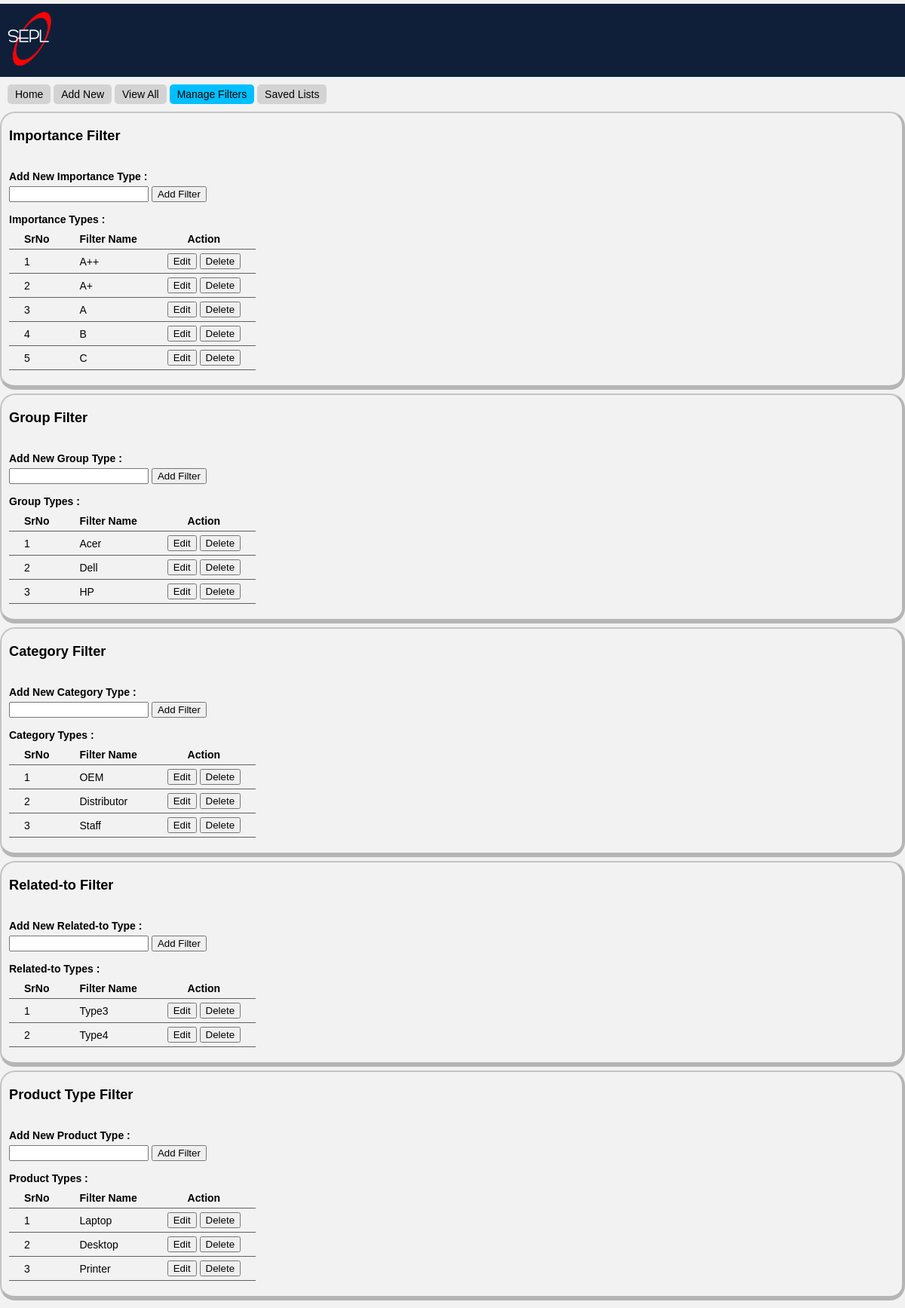
The app's page /managefilters.php with its own data.
### tables this page shows
CREATE TABLE `importance_type` (
  `id` int(11) NOT NULL,
  `name` varchar(255) NOT NULL DEFAULT ''
);

CREATE TABLE `group_type` (
  `id` int(11) NOT NULL,
  `name` varchar(255) NOT NULL
);

CREATE TABLE `category_type` (
  `id` int(11) NOT NULL,
  `name` varchar(255) NOT NULL
);

CREATE TABLE `related_to` (
  `id` int(11) NOT NULL,
  `name` varchar(255) NOT NULL
);

CREATE TABLE `product_type` (
  `id` int(11) NOT NULL,
  `name` varchar(255) NOT NULL
);

### managefilters.php (the view, shortened to what the rows shown need)
<?php
    include "include/config.php";
?>
<!DOCTYPE html>
<html>
<head>
  <?php include "include/headsection.php"; ?>
</head>
<body>
    <section class="body-section-main">
      <div class="section-wrapper">
        <div class="section-content">
          <div class="filter-list-wrapper">
            <table id="importance-table" class="filter-table tablesorter" cellpadding="0" cellspacing="0">
              <thead>
            <tr>
              <th>SrNo</th>
              <th>Filter Name</th>
              <th>Action</th>
            </tr>
            </thead>
            <tbody>
            <?php
                  $sqlgetimportance = "select * from importance_type";
                  $rowgetimportance = mysqli_query($con, $sqlgetimportance);
                  if (mysqli_num_rows($rowgetimportance) > 0)
                  {
                    $i = 0;
                    while ($i <= ($resgetimportance = mysqli_fetch_array($rowgetimportance)))
                    {
                  ?>
                      <tr>
                        <td><?php echo $i+1; ?></td>
                        <td>
                          <div class="filter-name" id="imp-filter-name-<?php echo $resgetimportance['id']; ?>">
                            <?php echo $resgetimportance["name"]; ?>
                          </div>
                        </td>
                        <td>
                          <button
                            class="edit-importance-btn action-btn"
                            id="edit-importance-<?php echo $resgetimportance['id']; ?>"
                            data-id="<?php echo $resgetimportance['id']; ?>"
                            data-input-wrapper-id="imp-filter-name-edit-input-<?php echo $resgetimportance['id']; ?>"
                            data-filter-name-id="imp-filter-name-<?php echo $resgetimportance['id']; ?>"
                          >
                            Edit
                          </button>
                          <button
                            class="delete-importance-btn action-btn"
                            id="delete-importance-<?php echo $resgetimportance['id']; ?>"
                            data-id="<?php echo $resgetimportance['id']; ?>"
                            data-input-id="edit-importance-filter-name-<?php echo $resgetimportance['id']; ?>"
                            data-edit-btn-id="edit-importance-<?php echo $resgetimportance['id']; ?>"
                            data-input-wrapper-id="imp-filter-name-edit-input-<?php echo $resgetimportance['id']; ?>"
                            data-filter-name-id="imp-filter-name-<?php echo $resgetimportance['id']; ?>"
                          >
                            Delete
                          </button>
                        </td>
                      </tr>
                  <?php
                        $i++;
                      }
                    }
                  ?>
                  </tbody>
            </table>
          </div>
        </div>
      </div>
    </section>
    <section class="body-section-main">
      <div class="section-wrapper">
        <div class="section-content">
          <div class="filter-list-wrapper">
            <table class="filter-table" cellpadding="0" cellspacing="0">
            <tr>
              <th>SrNo</th>
              <th>Filter Name</th>
              <th>Action</th>
            </tr>
            <?php
                  $sqlgetgroup = "select * from group_type";
                  $rowgetgroup = mysqli_query($con, $sqlgetgroup);
                  if (mysqli_num_rows($rowgetgroup) > 0)
                  {
                    $i = 0;
                    while ($i <= ($resgetgroup = mysqli_fetch_array($rowgetgroup)))
                    {
                  ?>
                      <tr>
                        <td><?php echo $i+1; ?></td>
                        <td>
                          <div class="filter-name" id="group-filter-name-<?php echo $resgetgroup['id']; ?>">
                            <?php echo $resgetgroup["name"]; ?>
                          </div>
                        </td>
                        <td>
                          <button
                            class="edit-group-btn action-btn"
                            id="edit-group-<?php echo $resgetgroup['id']; ?>"
                            data-id="<?php echo $resgetgroup['id']; ?>"
                            data-input-wrapper-id="group-filter-name-edit-input-<?php echo $resgetgroup['id']; ?>"
                            data-filter-name-id="group-filter-name-<?php echo $resgetgroup['id']; ?>"
                          >
                            Edit
                          </button>
                          <button
                            class="delete-group-btn action-btn"
                            id="delete-group-<?php echo $resgetgroup['id']; ?>"
                            data-id="<?php echo $resgetgroup['id']; ?>"
                            data-input-id="edit-group-filter-name-<?php echo $resgetgroup['id']; ?>"
                            data-edit-btn-id="edit-group-<?php echo $resgetgroup['id']; ?>"
                            data-input-wrapper-id="group-filter-name-edit-input-<?php echo $resgetgroup['id']; ?>"
                            data-filter-name-id="group-filter-name-<?php echo $resgetgroup['id']; ?>"
                          >
                            Delete
                          </button>
                        </td>
                      </tr>
                  <?php
                        $i++;
                      }
                    }
                  ?>
            </table>
          </div>
        </div>
      </div>
    </section>
    <section class="body-section-main">
      <div class="section-wrapper">
        <div class="section-content">
          <div class="filter-list-wrapper">
            <table class="filter-table" cellpadding="0" cellspacing="0">
            <tr>
              <th>SrNo</th>
              <th>Filter Name</th>
              <th>Action</th>
            </tr>
            <?php
                  $sqlgetcategory = "select * from category_type";
                  $rowgetcategory = mysqli_query($con, $sqlgetcategory);
                  if (mysqli_num_rows($rowgetcategory) > 0)
                  {
                    $i = 0;
                    while ($i <= ($resgetcategory = mysqli_fetch_array($rowgetcategory)))
                    {
                  ?>
                      <tr>
                        <td><?php echo $i+1; ?></td>
                        <td>
                          <div class="filter-name" id="category-filter-name-<?php echo $resgetcategory['id']; ?>">
                            <?php echo $resgetcategory["name"]; ?>
                          </div>
                        </td>
                        <td>
                          <button
                            class="edit-category-btn action-btn"
                            id="edit-category-<?php echo $resgetcategory['id']; ?>"
                            data-id="<?php echo $resgetcategory['id']; ?>"
                            data-input-wrapper-id="category-filter-name-edit-input-<?php echo $resgetcategory['id']; ?>"
                            data-filter-name-id="category-filter-name-<?php echo $resgetcategory['id']; ?>"
                          >
                            Edit
                          </button>
                          <button
                            class="delete-category-btn action-btn"
                            id="delete-category-<?php echo $resgetcategory['id']; ?>"
                            data-id="<?php echo $resgetcategory['id']; ?>"
                            data-input-id="edit-category-filter-name-<?php echo $resgetcategory['id']; ?>"
                            data-edit-btn-id="edit-category-<?php echo $resgetcategory['id']; ?>"
                            data-input-wrapper-id="category-filter-name-edit-input-<?php echo $resgetcategory['id']; ?>"
                            data-filter-name-id="category-filter-name-<?php echo $resgetcategory['id']; ?>"
                          >
                            Delete
                          </button>
                        </td>
                      </tr>
                  <?php
                        $i++;
                      }
                    }
                  ?>
            </table>
          </div>
        </div>
      </div>
    </section>
    <section class="body-section-main">
      <div class="section-wrapper">
        <div class="section-content">
          <div class="filter-list-wrapper">
            <table class="filter-table" cellpadding="0" cellspacing="0">
            <tr>
              <th>SrNo</th>
              <th>Filter Name</th>
              <th>Action</th>
            </tr>
            <?php
                  $sqlgetrelatedto = "select * from related_to";
                  $rowgetrelatedto = mysqli_query($con, $sqlgetrelatedto);
                  if (mysqli_num_rows($rowgetrelatedto) > 0)
                  {
                    $i = 0;
                    while ($i <= ($resgetrelatedto = mysqli_fetch_array($rowgetrelatedto)))
                    {
                  ?>
                      <tr>
                        <td><?php echo $i+1; ?></td>
                        <td>
                          <div class="filter-name" id="related-to-filter-name-<?php echo $resgetrelatedto['id']; ?>">
                            <?php echo $resgetrelatedto["name"]; ?>
                          </div>
                        </td>
                        <td>
                          <button
                            class="edit-related-to-btn action-btn"
                            id="edit-related-to-<?php echo $resgetrelatedto['id']; ?>"
                            data-id="<?php echo $resgetrelatedto['id']; ?>"
                            data-input-wrapper-id="related-to-filter-name-edit-input-<?php echo $resgetrelatedto['id']; ?>"
                            data-filter-name-id="related-to-filter-name-<?php echo $resgetrelatedto['id']; ?>"
                          >
                            Edit
                          </button>
                          <button
                            class="delete-related-to-btn action-btn"
                            id="delete-related-to-<?php echo $resgetrelatedto['id']; ?>"
                            data-id="<?php echo $resgetrelatedto['id']; ?>"
                            data-input-id="edit-related-to-filter-name-<?php echo $resgetrelatedto['id']; ?>"
                            data-edit-btn-id="edit-related-to-<?php echo $resgetrelatedto['id']; ?>"
                            data-input-wrapper-id="related-to-filter-name-edit-input-<?php echo $resgetrelatedto['id']; ?>"
                            data-filter-name-id="related-to-filter-name-<?php echo $resgetrelatedto['id']; ?>"
                          >
                            Delete
                          </button>
                        </td>
                      </tr>
                  <?php
                        $i++;
                      }
                    }
                  ?>
            </table>
          </div>
        </div>
      </div>
    </section>
    <section class="body-section-main">
      <div class="section-wrapper">
        <div class="section-content">
          <div class="filter-list-wrapper">
            <table class="filter-table" cellpadding="0" cellspacing="0">
            <tr>
              <th>SrNo</th>
              <th>Filter Name</th>
              <th>Action</th>
            </tr>
            <?php
                  $sqlgetproducttype = "select * from product_type";
                  $rowgetproducttype = mysqli_query($con, $sqlgetproducttype);
                  if (mysqli_num_rows($rowgetproducttype) > 0)
                  {
                    $i = 0;
                    while ($i <= ($resgetproducttype = mysqli_fetch_array($rowgetproducttype)))
                    {
                  ?>
                      <tr>
                        <td><?php echo $i+1; ?></td>
                        <td>
                          <div class="filter-name" id="product-type-filter-name-<?php echo $resgetproducttype['id']; ?>">
                            <?php echo $resgetproducttype["name"]; ?>
                          </div>
                        </td>
                        <td>
                          <button
                            class="edit-product-type-btn action-btn"
                            id="edit-product-type-<?php echo $resgetproducttype['id']; ?>"
                            data-id="<?php echo $resgetproducttype['id']; ?>"
                            data-input-wrapper-id="product-type-filter-name-edit-input-<?php echo $resgetproducttype['id']; ?>"
                            data-filter-name-id="product-type-filter-name-<?php echo $resgetproducttype['id']; ?>"
                          >
                            Edit
                          </button>
                          <button
                            class="delete-product-type-btn action-btn"
                            id="delete-product-type-<?php echo $resgetproducttype['id']; ?>"
                            data-id="<?php echo $resgetproducttype['id']; ?>"
                            data-input-id="edit-product-type-filter-name-<?php echo $resgetproducttype['id']; ?>"
                            data-edit-btn-id="edit-product-type-<?php echo $resgetproducttype['id']; ?>"
                            data-input-wrapper-id="product-type-filter-name-edit-input-<?php echo $resgetproducttype['id']; ?>"
                            data-filter-name-id="product-type-filter-name-<?php echo $resgetproducttype['id']; ?>"
                          >
                            Delete
                          </button>
                        </td>
                      </tr>
                  <?php
                        $i++;
                      }
                    }
                  ?>
            </table>
          </div>
        </div>
      </div>
    </section>
</body>
</html>

### records on screen
importance_type: name "A++"
importance_type: name "A+"
importance_type: name "A"
importance_type: name "B"
importance_type: name "C"
group_type: name "Acer"
group_type: name "Dell"
group_type: name "HP"
category_type: name "OEM"
category_type: name "Distributor"
category_type: name "Staff"
related_to: name "Type3"
related_to: name "Type4"
product_type: name "Laptop"
product_type: name "Desktop"
product_type: name "Printer"
